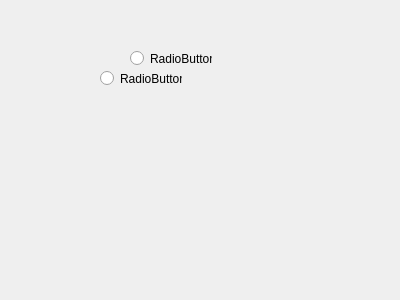
<?xml version="1.0" encoding="UTF-8"?>
<ui version="4.0">
 <class>Playground</class>
 <widget class="QWidget" name="Playground">
  <property name="geometry">
   <rect>
    <x>0</x>
    <y>0</y>
    <width>400</width>
    <height>300</height>
   </rect>
  </property>
  <property name="windowTitle">
   <string>Form</string>
  </property>
  <widget class="QRadioButton" name="radioButton">
   <property name="geometry">
    <rect>
     <x>130</x>
     <y>50</y>
     <width>82</width>
     <height>17</height>
    </rect>
   </property>
   <property name="text">
    <string>RadioButton</string>
   </property>
  </widget>
  <widget class="QRadioButton" name="radioButton_2">
   <property name="geometry">
    <rect>
     <x>100</x>
     <y>70</y>
     <width>82</width>
     <height>17</height>
    </rect>
   </property>
   <property name="text">
    <string>RadioButton</string>
   </property>
  </widget>
 </widget>
 <resources/>
 <connections/>
</ui>
